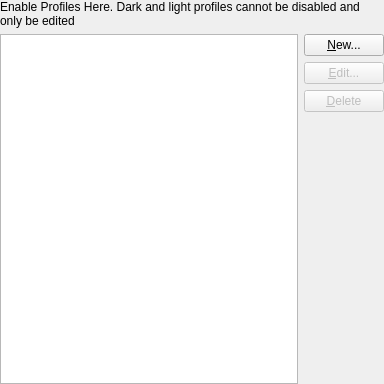
<?xml version="1.0" encoding="UTF-8"?>
<ui version="4.0">
 <class>ProfileSettings</class>
 <widget class="QWidget" name="ProfileSettings">
  <property name="geometry">
   <rect>
    <x>0</x>
    <y>0</y>
    <width>384</width>
    <height>384</height>
   </rect>
  </property>
  <layout class="QVBoxLayout" name="verticalLayout_2">
   <property name="leftMargin">
    <number>0</number>
   </property>
   <property name="topMargin">
    <number>0</number>
   </property>
   <property name="rightMargin">
    <number>0</number>
   </property>
   <property name="bottomMargin">
    <number>0</number>
   </property>
   <item>
    <widget class="QLabel" name="label">
     <property name="text">
      <string>Enable Profiles Here. Dark and light profiles cannot be disabled and only be edited </string>
     </property>
     <property name="wordWrap">
      <bool>true</bool>
     </property>
    </widget>
   </item>
   <item>
    <layout class="QGridLayout" name="gridLayout_2" rowstretch="0,1">
     <property name="verticalSpacing">
      <number>0</number>
     </property>
     <item row="0" column="1">
      <layout class="QVBoxLayout" name="verticalLayout">
       <property name="spacing">
        <number>6</number>
       </property>
       <item>
        <widget class="QPushButton" name="newProfileBtn">
         <property name="toolTip">
          <string>Create a new profile based upon the selected profile</string>
         </property>
         <property name="text">
          <string>&amp;New...</string>
         </property>
        </widget>
       </item>
       <item>
        <widget class="QPushButton" name="editProfileBtn">
         <property name="enabled">
          <bool>false</bool>
         </property>
         <property name="toolTip">
          <string>Edit the selected profile(s)</string>
         </property>
         <property name="text">
          <string>&amp;Edit...</string>
         </property>
        </widget>
       </item>
       <item>
        <widget class="QPushButton" name="deleteProfileBtn">
         <property name="enabled">
          <bool>false</bool>
         </property>
         <property name="toolTip">
          <string>Delete the selected profile(s)</string>
         </property>
         <property name="text">
          <string>&amp;Delete</string>
         </property>
        </widget>
       </item>
      </layout>
     </item>
     <item row="1" column="1">
      <spacer>
       <property name="orientation">
        <enum>Qt::Vertical</enum>
       </property>
       <property name="sizeHint" stdset="0">
        <size>
         <width>20</width>
         <height>40</height>
        </size>
       </property>
      </spacer>
     </item>
     <item row="0" column="0" rowspan="2">
      <widget class="QTreeView" name="profileList">
       <property name="alternatingRowColors">
        <bool>true</bool>
       </property>
       <property name="selectionMode">
        <enum>QAbstractItemView::ExtendedSelection</enum>
       </property>
       <property name="rootIsDecorated">
        <bool>false</bool>
       </property>
       <property name="uniformRowHeights">
        <bool>true</bool>
       </property>
       <property name="itemsExpandable">
        <bool>false</bool>
       </property>
       <property name="expandsOnDoubleClick">
        <bool>false</bool>
       </property>
       <attribute name="headerMinimumSectionSize">
        <number>8</number>
       </attribute>
       <attribute name="headerStretchLastSection">
        <bool>true</bool>
       </attribute>
      </widget>
     </item>
    </layout>
   </item>
  </layout>
 </widget>
 <resources/>
 <connections/>
</ui>
